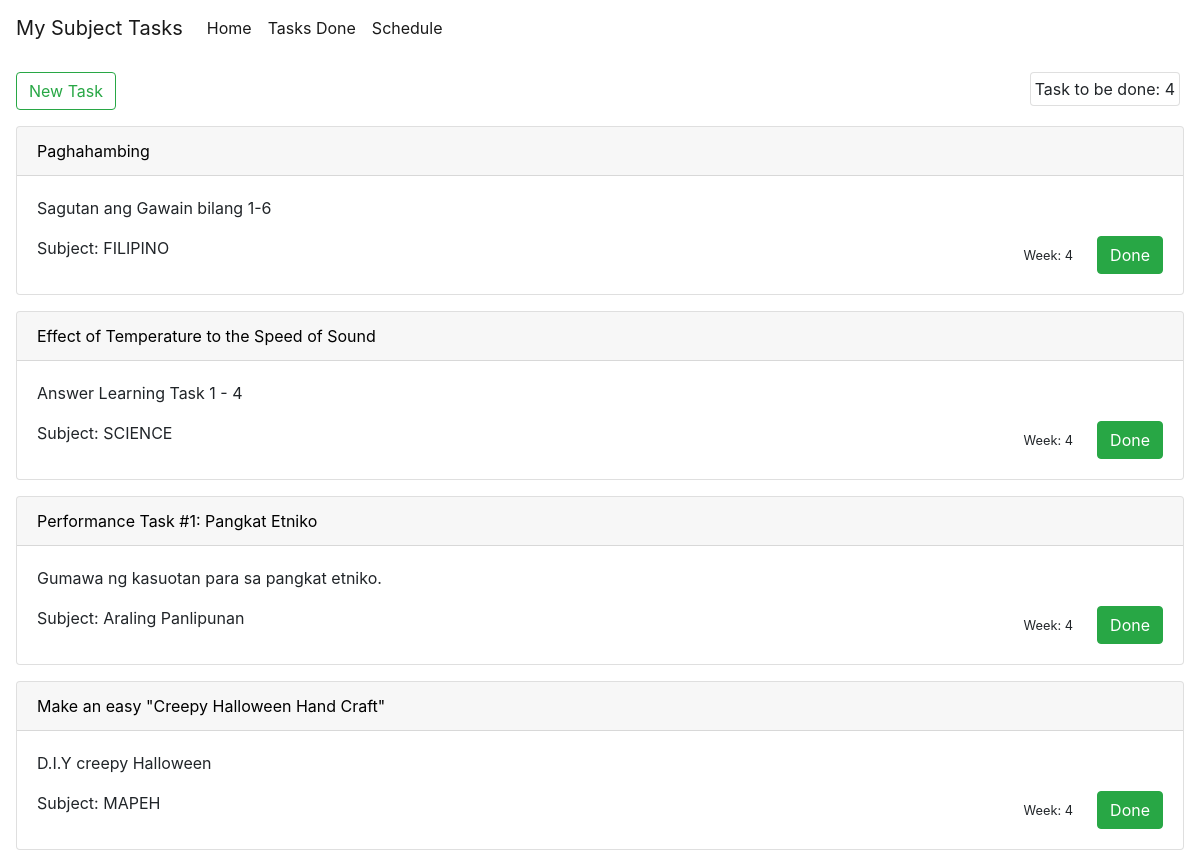
Before: / with the older database file.
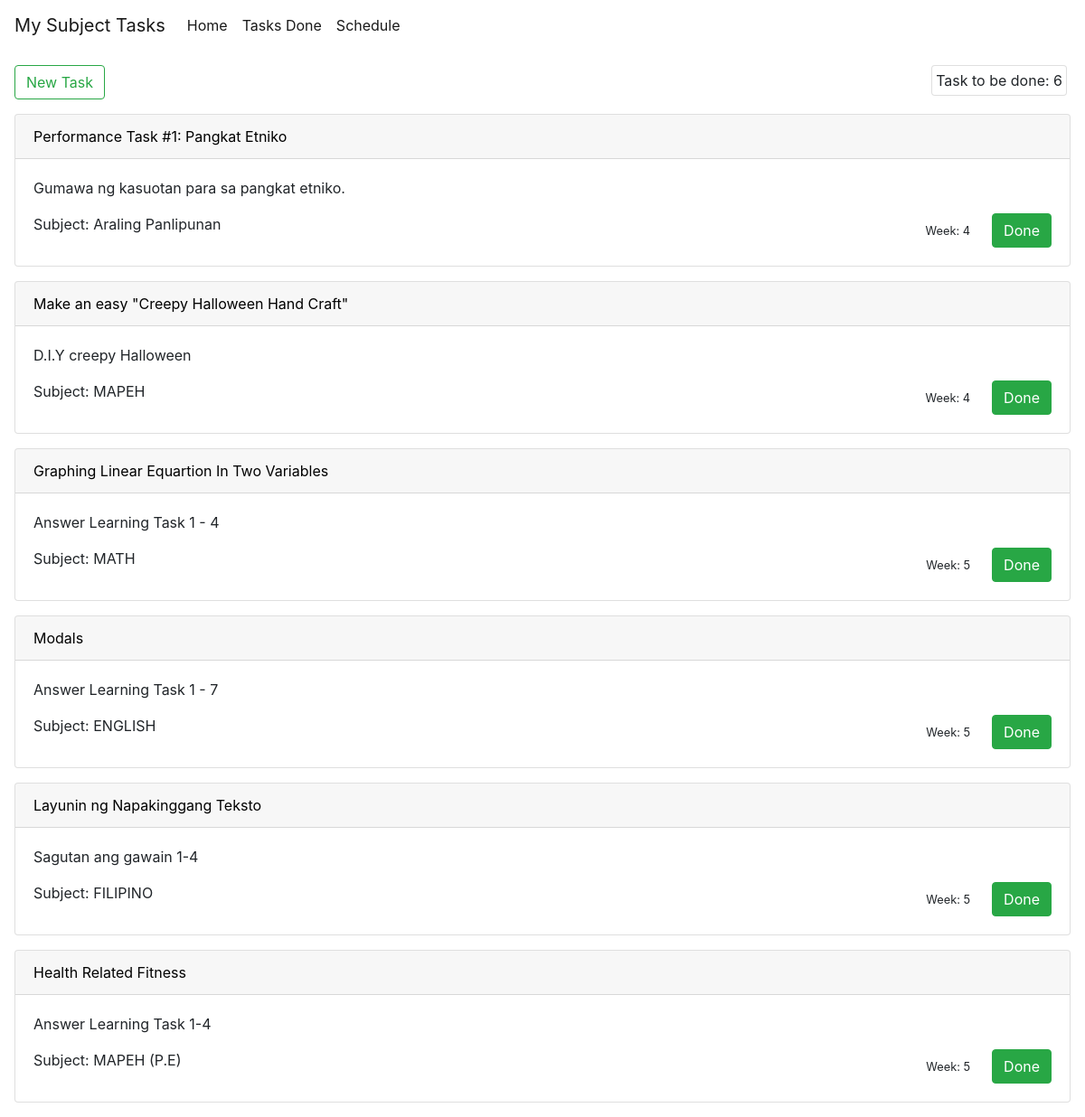
After: the same page with the newer database file.
### main/models.py (models this page shows, shortened)
class Task(models.Model):
	title = models.CharField(max_length=200)
	desc = RichTextField(blank=True, null=True)
	summary = RichTextField(blank=True, null=True)
	archived = models.BooleanField(default=False)
	subject = models.CharField(choices=SUBJECTS, max_length=50, default='TLE')
	week_num = models.IntegerField()
	created = models.DateTimeField(editable=False)
	modified = models.DateTimeField()
	def __str__(self):
		return self.title

### main/views.py (the view)
# urls.py: path('', home, name="home"),
def home(request):
	task = Task.objects.filter(archived=False).order_by('week_num')
	task_count = task.count()
	context = {'task': task, 'task_count': task_count}
	return render(request, 'home.html', context)

### templates/home.html (shortened to what this page needs)
{% extends 'base.html' %}
{% load static %}
{% block content %}
	<div class="p-3">
		<div>
			<a href="/createtask">
				<button class="btn btn-outline-success">New Task</button>
			</a>
			<p class="card p-1 mr-1" style="float: right;">Task to be done: {{ task_count }}</p>
		</div>
		{% for tasks in task %}
			<div class="card mt-3">
				<a href="task/{{tasks.id}}" style="color: black;">
					<div class="card-header">
						{{tasks.title}}
					</div>
				</a>
				<div class="card-body">
					<p>{{tasks.summary}}</p>
					Subject: {{tasks.subject}}
					<a href="{% url 'done_task' tasks.id %}">
						<button style="float: right;" class="btn btn-success">Done</button>
					</a>
					<small style="float: right; margin-top: 10px;" class="mr-4">Week: {{tasks.week_num}}</small>
				</div>
			</div>
		{% endfor %}
	</div>
</div>
{% endblock %}

### templates/base.html (shortened to what this page needs)
{% load static %}
<!DOCTYPE html>
<html>
<head>
	<link rel="stylesheet" type="text/css" href="{% static 'CSS/bootstrap.min.css' %}">
</head>
<body>
	<div id="container" style="background: white">
		<nav class="navbar navbar-expand-lg navbar-light" style="background-color: white;">
		  <a class="navbar-brand" href="/">My Subject Tasks</a>
		  <div class="collapse navbar-collapse" id="navbarSupportedContent">
		    <ul class="navbar-nav mr-auto">
		      <li class="nav-item active">
		        <a class="nav-link" href="/">Home</a>
		      </li>
		      <li class="nav-item active">
		        <a class="nav-link" href="/tasks_done">Tasks Done</a>
		      </li>
		      <li class="nav-item active">
		        <a class="nav-link" href="/schedule">Schedule</a>
		      </li>
		    </ul>
		  </div>
		</nav>
			{% block content %}{% endblock %}
</body>
</html>

Changed rows visible on the page:
no longer on this page (row edited): Task: title "Paghahambing", summary "Sagutan ang Gawain bilang 1-6", subject "FILIPINO", week_num "4"
no longer on this page (row edited): Task: title "Effect of Temperature to the Speed of Sound", summary "Answer Learning Task 1 - 4", subject "SCIENCE", week_num "4"
added Task: title "Graphing Linear Equartion In Two Variables", summary "Answer Learning Task 1 - 4", subject "MATH", week_num "5"
added Task: title "Modals", summary "Answer Learning Task 1 - 7", subject "ENGLISH", week_num "5"
added Task: title "Layunin ng Napakinggang Teksto", summary "Sagutan ang gawain 1-4", subject "FILIPINO", week_num "5"
added Task: title "Health Related Fitness", summary "Answer Learning Task 1-4", subject "MAPEH (P.E)", week_num "5"
Other visible differences:
{{ task_count }}: "4" → "6"
